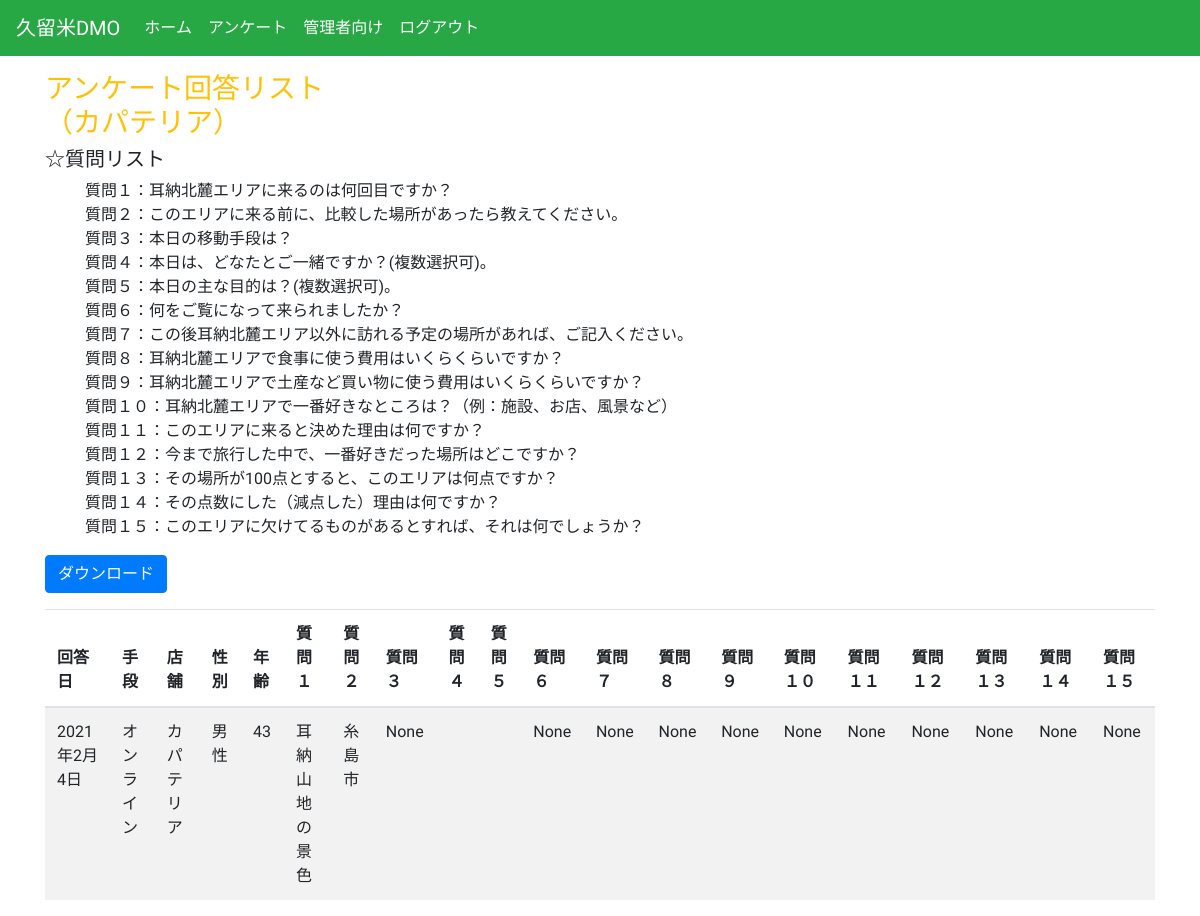
Screenshot of /ka_list/ (signed in) with the database file from the repository.
### anke/models.py (models this page shows, shortened)
class Anke(models.Model):
    STATUS_CHOICES = (
        ('on', 'オンライン'),
        ('off', '紙'),
    )
    SHOP_CHOICES = (
        ('ka', 'カパテリア'),
        ('be', '紅乙女酒造'),
        ('ky', '巨峰ワイン'),
        ('ju', '樹蘭マルシェ'),
        ('others', 'その他'),
    )
    SEX_CHOICES = (
        ('m', '男性'),
        ('f', '女性'),
    )
    user = models.ForeignKey(settings.AUTH_USER_MODEL,
                             related_name='anke_created',
                             on_delete=models.PROTECT, verbose_name=('ユーザー'), null=True, blank=True)
    name = models.CharField(max_length=200, verbose_name=('氏名'))
    shop = models.CharField(max_length=300, default='others', verbose_name=('お店'), choices=SHOP_CHOICES)
    age = models.PositiveIntegerField(null=True, verbose_name=('年齢'), blank=True)
    sex = models.CharField(max_length=200, verbose_name=('性別'), choices=SEX_CHOICES, default='f')
    address = models.CharField(blank=True, null=True, max_length=300, verbose_name=('住所'))
    email = models.EmailField(verbose_name=('Eメールアドレス'))
    created = models.DateTimeField(auto_now_add=True, verbose_name=('回答日時'), null=True)
    status = models.CharField(max_length=200, choices=STATUS_CHOICES, verbose_name='回答手段', null=True, default='on')
    question1 = models.PositiveIntegerField(blank=True, null=True, verbose_name=('質問1'))
    question2 = models.CharField(max_length=300, blank=True, null=True, verbose_name=('質問2'))
    question3 = models.ForeignKey(Traffic, on_delete=models.PROTECT, verbose_name='質問3', blank=True, null=True)
    question4 = models.ManyToManyField(Person, verbose_name='質問4', blank=True)
    question5 = models.ManyToManyField(Purpose, verbose_name='質問5', blank=True)
    question6 = models.ForeignKey(Media, on_delete=models.PROTECT, verbose_name='質問6', blank=True, null=True)
    question7 = models.CharField(max_length=300, blank=True, null=True, verbose_name=('質問7'))
    question8 = models.PositiveIntegerField(blank=True, null=True, verbose_name=('質問8'))
    question9 = models.PositiveIntegerField(blank=True, null=True, verbose_name=('質問9'))
    question10 = models.CharField(max_length=300, blank=True, null=True, verbose_name=('質問10'))
    question11 = models.TextField(blank=True, null=True, verbose_name=('質問11'))
    question12 = models.CharField(max_length=300, blank=True, null=True, verbose_name=('質問12'))
    question13 = models.PositiveIntegerField(blank=True, null=True, verbose_name=('質問13'))
    question14 = models.TextField(blank=True, null=True, verbose_name=('質問14'))
    question15 = models.TextField(blank=True, null=True, verbose_name=('質問15'))
    class Meta:
        verbose_name = ('アンケート')
        verbose_name_plural = ('アンケート')
        permissions = [
            ('special_status1', 'kapateria'),
        ]

### anke/views.py (the view)
# urls.py: path('ka_list/', views.ankeList_ka, name='ka_list'),
@permission_required('anke.special_status1')
@login_required
def ankeList_ka(request):
    data = Anke.objects.filter(shop='ka')
    return render(request, 'anke/ka_list.html', {'data': data})

### anke/templates/anke/ka_list.html (shortened to what this page needs)
{% extends 'base.html' %}
{% load crispy_forms_tags %}
{% block content %}
<div class="container">
<h3 class="mt-3 text-warning">アンケート回答リスト<br>（カパテリア）</h3>
    <div class="questions">
      <h5>☆質問リスト</h5>
      <ul  style="list-style: none;">
        <li>質問１：耳納北麓エリアに来るのは何回目ですか？</li>
        <li>質問２：このエリアに来る前に、比較した場所があったら教えてください。</li>
        <li>質問３：本日の移動手段は？</li>
        <li>質問４：本日は、どなたとご一緒ですか？(複数選択可)。</li>
        <li>質問５：本日の主な目的は？(複数選択可)。</li>
        <li>質問６：何をご覧になって来られましたか？</li>
        <li>質問７：この後耳納北麓エリア以外に訪れる予定の場所があれば、ご記入ください。</li>
        <li>質問８：耳納北麓エリアで食事に使う費用はいくらくらいですか？</li>
        <li>質問９：耳納北麓エリアで土産など買い物に使う費用はいくらくらいですか？</li>
        <li>質問１０：耳納北麓エリアで一番好きなところは？（例：施設、お店、風景など）</li>
        <li>質問１１：このエリアに来ると決めた理由は何ですか？</li>
        <li>質問１２：今まで旅行した中で、一番好きだった場所はどこですか？</li>
        <li>質問１３：その場所が100点とすると、このエリアは何点ですか？</li>
        <li>質問１４：その点数にした（減点した）理由は何ですか？</li>
        <li>質問１５：このエリアに欠けてるものがあるとすれば、それは何でしょうか？</li>
      </ul>
    </div>
    <a class="btn btn-primary mb-3" href="{%  url 'anke:ka_export' %}">ダウンロード</a>
    <table class="table table-striped">
        <thead>
            <tr>
            <th scope="col">回答日</th>
            <th scope="col">手段</th>
            <th scope="col">店舗</th>
            <th scope="col">性別</th>
            <th scope="col">年齢</th>
            <th scope="col">質問１</th>
            <th scope="col">質問２</th>
            <th scope="col">質問３</th>
            <th scope="col">質問４</th>
            <th scope="col">質問５</th>
            <th scope="col">質問６</th>
            <th scope="col">質問７</th>
            <th scope="col">質問８</th>
            <th scope="col">質問９</th>
            <th scope="col">質問１０</th>
            <th scope="col">質問１１</th>
            <th scope="col">質問１２</th>
            <th scope="col">質問１３</th>
            <th scope="col">質問１４</th>
            <th scope="col">質問１５</th>
            </tr>
          </thead>
    <tbody>
    {% for answer in data %}
    <tr　scope="row">
      <td>{{answer.created|date}}</td>
      <td>{{answer.get_status_display}}</td>
      <td>{{answer.get_shop_display}}</td>
      <td>{{answer.get_sex_display}}</td>
      <td>{{answer.age}}</td>
      <td>{{answer.question1}}</td>
      <td>{{answer.question2}}</td>
      <td>{{answer.question3}}</td>
      <td>
      </td>
      <td>
      </td>
      <td>{{answer.question6}}</td>
      <td>{{answer.question7}}</td>
      <td>{{answer.question8}}</td>
      <td>{{answer.question9}}</td>
      <td>{{answer.question10}}</td>
      <td>{{answer.question11}}</td>
      <td>{{answer.question12}}</td>
      <td>{{answer.question13}}</td>
      <td>{{answer.question14}}</td>
      <td>{{answer.question15}}</td>
  </tr>
    {% endfor %}
    </tbody>
    </table>
</div>
{% endblock content %}

### templates/base.html (shortened to what this page needs)
{% load static %}
<!DOCTYPE html>
<html lang="ja">
  <head>
    <link rel="stylesheet" href="https://pro.fontawesome.com/releases/v5.10.0/css/all.css"/>
    <link rel="stylesheet" href="https://stackpath.bootstrapcdn.com/bootstrap/4.5.0/css/bootstrap.min.css">
  </head>
  <body style="font-family: 'Kosugi Maru', sans-serif;">
        <nav class="navbar navbar-expand-lg navbar-dark bg-success">
            <a class="navbar-brand" href="{% url 'anke:index' %}">久留米DMO</a>
            <div class="collapse navbar-collapse" id="navbarNavAltMarkup">
              <div class="navbar-nav">
                <a class="nav-item nav-link active" href="{% url 'anke:index' %}">ホーム<span class="sr-only">(current)</span></a>
                <a class="nav-item nav-link active" href="{% url 'anke:anke' %}">アンケート</a>
                <a class="nav-item nav-link active" href="{% url 'anke:table' %}">管理者向け</a>
                {% block navbar %}
                <a class="nav-item nav-link active" href="{% url 'account_logout' %}">ログアウト</a>
              </div>
            </div>
            {% endblock navbar %}
          </nav>
    {% block content %}
    {% endblock %}
  </body>
</html>

### rows the page displays
Anke: created "2021年2月4日", status "オンライン", shop "カパテリア", sex "男性", age "43", question1 "耳納山地の景色", question2 "糸島市", question3 "None", question6 "None", question7 "None", question8 "None", question9 "None", question10 "None", question11 "None", question12 "None", question13 "None", question14 "None", question15 "None"
